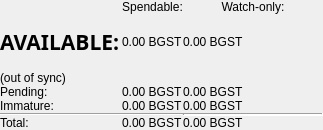
        <widget class="QFrame" name="frame">
         <property name="maximumSize">
          <size>
           <width>365</width>
           <height>16777215</height>
          </size>
         </property>
         <property name="frameShape">
          <enum>QFrame::NoFrame</enum>
         </property>
         <property name="frameShadow">
          <enum>QFrame::Plain</enum>
         </property>
         <property name="lineWidth">
          <number>0</number>
         </property>
         <layout class="QVBoxLayout" name="verticalLayout_4">
          <property name="spacing">
           <number>0</number>
          </property>
          <property name="leftMargin">
           <number>0</number>
          </property>
          <property name="topMargin">
           <number>0</number>
          </property>
          <property name="rightMargin">
           <number>0</number>
          </property>
          <property name="bottomMargin">
           <number>0</number>
          </property>
          <item>
           <layout class="QGridLayout" name="gridLayout" rowstretch="0,0,0,0,0,0,0,0,0,0">
            <property name="spacing">
             <number>0</number>
            </property>
            <item row="7" column="0">
             <widget class="QLabel" name="labelImmatureText">
              <property name="text">
               <string>Immature:</string>
              </property>
              <property name="indent">
               <number>0</number>
              </property>
             </widget>
            </item>
            <item row="5" column="0">
             <widget class="QLabel" name="labelWalletStatus">
              <property name="cursor">
               <cursorShape>WhatsThisCursor</cursorShape>
              </property>
              <property name="toolTip">
               <string>The displayed information may be out of date. Your wallet automatically synchronizes with the STOTINKA network after a connection is established, but this process has not completed yet.</string>
              </property>
              <property name="text">
               <string notr="true">(out of sync)</string>
              </property>
              <property name="alignment">
               <set>Qt::AlignLeading|Qt::AlignLeft|Qt::AlignVCenter</set>
              </property>
              <property name="indent">
               <number>0</number>
              </property>
             </widget>
            </item>
            <item row="6" column="0">
             <widget class="QLabel" name="labelPendingText">
              <property name="text">
               <string>Pending:</string>
              </property>
              <property name="indent">
               <number>0</number>
              </property>
             </widget>
            </item>
            <item row="7" column="2">
             <widget class="QLabel" name="labelWatchImmature">
              <property name="font">
               <font>
                <weight>50</weight>
                <bold>false</bold>
               </font>
              </property>
              <property name="cursor">
               <cursorShape>IBeamCursor</cursorShape>
              </property>
              <property name="toolTip">
               <string>Staked or masternode rewards in watch-only addresses that has not yet matured</string>
              </property>
              <property name="text">
               <string notr="true">0.00 BGST</string>
              </property>
              <property name="alignment">
               <set>Qt::AlignLeading|Qt::AlignLeft|Qt::AlignVCenter</set>
              </property>
              <property name="textInteractionFlags">
               <set>Qt::LinksAccessibleByMouse|Qt::TextSelectableByKeyboard|Qt::TextSelectableByMouse</set>
              </property>
             </widget>
            </item>
            <item row="5" column="1">
             <widget class="QLabel" name="labelWalletStatusSpacer1">
              <property name="text">
               <string/>
              </property>
             </widget>
            </item>
            <item row="6" column="2">
             <widget class="QLabel" name="labelWatchPending">
              <property name="font">
               <font>
                <weight>50</weight>
                <bold>false</bold>
               </font>
              </property>
              <property name="cursor">
               <cursorShape>IBeamCursor</cursorShape>
              </property>
              <property name="toolTip">
               <string>Unconfirmed transactions to watch-only addresses</string>
              </property>
              <property name="text">
               <string notr="true">0.00 BGST</string>
              </property>
              <property name="alignment">
               <set>Qt::AlignLeading|Qt::AlignLeft|Qt::AlignVCenter</set>
              </property>
              <property name="textInteractionFlags">
               <set>Qt::LinksAccessibleByMouse|Qt::TextSelectableByKeyboard|Qt::TextSelectableByMouse</set>
              </property>
             </widget>
            </item>
            <item row="0" column="2">
             <widget class="QLabel" name="labelWatchonly">
              <property name="text">
               <string>Watch-only:</string>
              </property>
              <property name="alignment">
               <set>Qt::AlignCenter</set>
              </property>
             </widget>
            </item>
            <item row="9" column="1">
             <widget class="QLabel" name="labelTotal">
              <property name="font">
               <font>
                <weight>50</weight>
                <bold>false</bold>
               </font>
              </property>
              <property name="cursor">
               <cursorShape>IBeamCursor</cursorShape>
              </property>
              <property name="toolTip">
               <string>Your current total balance</string>
              </property>
              <property name="text">
               <string notr="true">0.00 BGST</string>
              </property>
              <property name="alignment">
               <set>Qt::AlignLeading|Qt::AlignLeft|Qt::AlignVCenter</set>
              </property>
              <property name="textInteractionFlags">
               <set>Qt::LinksAccessibleByMouse|Qt::TextSelectableByKeyboard|Qt::TextSelectableByMouse</set>
              </property>
             </widget>
            </item>
            <item row="2" column="1">
             <widget class="QLabel" name="labelBalance">
              <property name="font">
               <font>
                <weight>50</weight>
                <bold>false</bold>
               </font>
              </property>
              <property name="cursor">
               <cursorShape>IBeamCursor</cursorShape>
              </property>
              <property name="toolTip">
               <string>Your current spendable balance</string>
              </property>
              <property name="text">
               <string notr="true">0.00 BGST</string>
              </property>
              <property name="alignment">
               <set>Qt::AlignLeading|Qt::AlignLeft|Qt::AlignVCenter</set>
              </property>
              <property name="textInteractionFlags">
               <set>Qt::LinksAccessibleByMouse|Qt::TextSelectableByKeyboard|Qt::TextSelectableByMouse</set>
              </property>
             </widget>
            </item>
            <item row="8" column="2">
             <widget class="Line" name="lineWatchBalance">
              <property name="sizePolicy">
               <sizepolicy hsizetype="Preferred" vsizetype="Fixed">
                <horstretch>0</horstretch>
                <verstretch>0</verstretch>
               </sizepolicy>
              </property>
              <property name="minimumSize">
               <size>
                <width>140</width>
                <height>0</height>
               </size>
              </property>
              <property name="baseSize">
               <size>
                <width>27</width>
                <height>2</height>
               </size>
              </property>
              <property name="lineWidth">
               <number>2</number>
              </property>
              <property name="orientation">
               <enum>Qt::Horizontal</enum>
              </property>
             </widget>
            </item>
            <item row="0" column="1">
             <widget class="QLabel" name="labelSpendable">
              <property name="text">
               <string>Spendable:</string>
              </property>
              <property name="alignment">
               <set>Qt::AlignCenter</set>
              </property>
             </widget>
            </item>
            <item row="7" column="1">
             <widget class="QLabel" name="labelImmature">
              <property name="font">
               <font>
                <weight>50</weight>
                <bold>false</bold>
               </font>
              </property>
              <property name="cursor">
               <cursorShape>IBeamCursor</cursorShape>
              </property>
              <property name="toolTip">
               <string>Staked or masternode rewards that has not yet matured</string>
              </property>
              <property name="text">
               <string notr="true">0.00 BGST</string>
              </property>
              <property name="alignment">
               <set>Qt::AlignLeading|Qt::AlignLeft|Qt::AlignVCenter</set>
              </property>
              <property name="textInteractionFlags">
               <set>Qt::LinksAccessibleByMouse|Qt::TextSelectableByKeyboard|Qt::TextSelectableByMouse</set>
              </property>
             </widget>
            </item>
            <item row="2" column="2">
             <widget class="QLabel" name="labelWatchAvailable">
              <property name="font">
               <font>
                <weight>50</weight>
                <bold>false</bold>
               </font>
              </property>
              <property name="cursor">
               <cursorShape>IBeamCursor</cursorShape>
              </property>
              <property name="toolTip">
               <string>Your current balance in watch-only addresses</string>
              </property>
              <property name="text">
               <string notr="true">0.00 BGST</string>
              </property>
              <property name="alignment">
               <set>Qt::AlignLeading|Qt::AlignLeft|Qt::AlignVCenter</set>
              </property>
              <property name="textInteractionFlags">
               <set>Qt::LinksAccessibleByMouse|Qt::TextSelectableByKeyboard|Qt::TextSelectableByMouse</set>
              </property>
             </widget>
            </item>
            <item row="8" column="0" colspan="2">
             <widget class="Line" name="lineSpendableBalance">
              <property name="orientation">
               <enum>Qt::Horizontal</enum>
              </property>
             </widget>
            </item>
            <item row="2" column="0">
             <layout class="QVBoxLayout" name="verticalLayout_5">
              <property name="spacing">
               <number>0</number>
              </property>
              <property name="sizeConstraint">
               <enum>QLayout::SetNoConstraint</enum>
              </property>
              <item>
               <widget class="QLabel" name="labelBalanceText">
                <property name="enabled">
                 <bool>true</bool>
                </property>
                <property name="minimumSize">
                 <size>
                  <width>122</width>
                  <height>55</height>
                 </size>
                </property>
                <property name="font">
                 <font>
                  <family>Volte</family>
                  <pointsize>16</pointsize>
                  <weight>75</weight>
                  <bold>true</bold>
                 </font>
                </property>
                <property name="lineWidth">
                 <number>0</number>
                </property>
                <property name="text">
                 <string>AVAILABLE:</string>
                </property>
                <property name="indent">
                 <number>0</number>
                </property>
               </widget>
              </item>
              <item>
               <widget class="QLabel" name="lineBalances">
                <property name="minimumSize">
                 <size>
                  <width>27</width>
                  <height>2</height>
                 </size>
                </property>
                <property name="maximumSize">
                 <size>
                  <width>27</width>
                  <height>2</height>
                 </size>
                </property>
                <property name="font">
                 <font>
                  <pointsize>1</pointsize>
                 </font>
                </property>
                <property name="text">
                 <string/>
                </property>
               </widget>
              </item>
             </layout>
            </item>
            <item row="6" column="1">
             <widget class="QLabel" name="labelUnconfirmed">
              <property name="font">
               <font>
                <weight>50</weight>
                <bold>false</bold>
               </font>
              </property>
              <property name="cursor">
               <cursorShape>IBeamCursor</cursorShape>
              </property>
              <property name="toolTip">
               <string>Total of transactions that have yet to be confirmed, and do not yet count toward the spendable balance</string>
              </property>
              <property name="text">
               <string notr="true">0.00 BGST</string>
              </property>
              <property name="alignment">
               <set>Qt::AlignLeading|Qt::AlignLeft|Qt::AlignVCenter</set>
              </property>
              <property name="textInteractionFlags">
               <set>Qt::LinksAccessibleByMouse|Qt::TextSelectableByKeyboard|Qt::TextSelectableByMouse</set>
              </property>
             </widget>
            </item>
            <item row="9" column="2">
             <widget class="QLabel" name="labelWatchTotal">
              <property name="font">
               <font>
                <weight>50</weight>
                <bold>false</bold>
               </font>
              </property>
              <property name="cursor">
               <cursorShape>IBeamCursor</cursorShape>
              </property>
              <property name="toolTip">
               <string>Current total balance in watch-only addresses</string>
              </property>
              <property name="text">
               <string notr="true">0.00 BGST</string>
              </property>
              <property name="alignment">
               <set>Qt::AlignLeading|Qt::AlignLeft|Qt::AlignVCenter</set>
              </property>
              <property name="textInteractionFlags">
               <set>Qt::LinksAccessibleByMouse|Qt::TextSelectableByKeyboard|Qt::TextSelectableByMouse</set>
              </property>
             </widget>
            </item>
            <item row="9" column="0">
             <widget class="QLabel" name="labelTotalText">
              <property name="text">
               <string>Total:</string>
              </property>
              <property name="indent">
               <number>0</number>
              </property>
             </widget>
            </item>
            <item row="5" column="2">
             <widget class="QLabel" name="labelWalletStatusSpacer2">
              <property name="text">
               <string/>
              </property>
             </widget>
            </item>
           </layout>
          </item>
         </layout>
        </widget>
